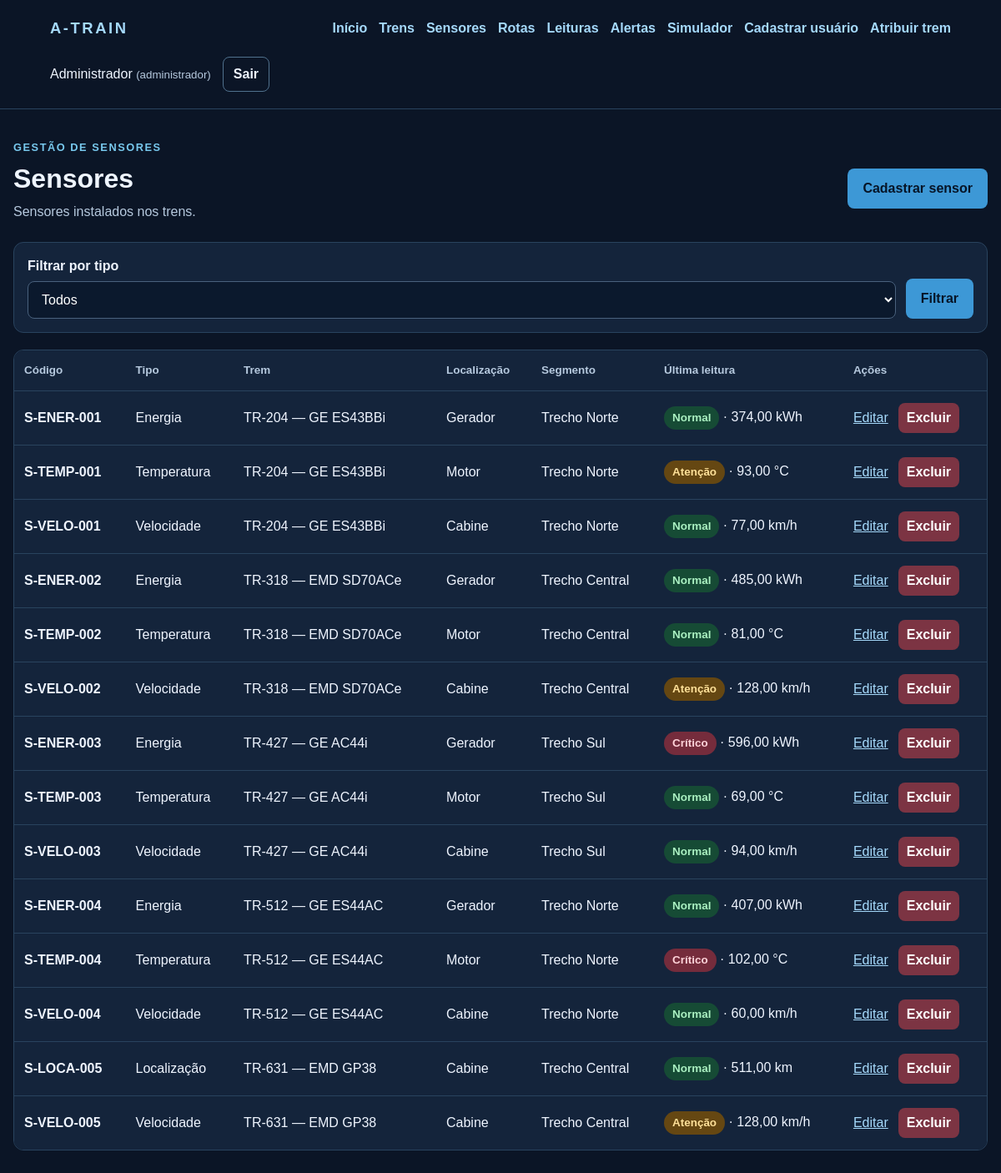
Screenshot of /sensores.php (signed in) with the database file from the repository.
### tables this page shows
CREATE TABLE sensores (
    id_sensor INT UNSIGNED NOT NULL AUTO_INCREMENT PRIMARY KEY,
    id_trem INT UNSIGNED NOT NULL,
    codigo VARCHAR(20) NOT NULL UNIQUE,
    tipo ENUM('temperatura', 'velocidade', 'energia', 'localizacao') NOT NULL,
    localizacao VARCHAR(80) NOT NULL,
    segmento VARCHAR(80) NOT NULL,
    INDEX idx_sensores_tipo (tipo),
    INDEX idx_sensores_trem_tipo (id_trem, tipo),
    CONSTRAINT chk_sensores_codigo CHECK (codigo REGEXP '^S-(TEMP|VELO|ENER|LOCA)-[0-9]{3}$'),
    CONSTRAINT fk_sensores_trens FOREIGN KEY (id_trem) REFERENCES trens (id_trem) ON DELETE RESTRICT
);

CREATE TABLE trens (
    id_trem INT UNSIGNED NOT NULL AUTO_INCREMENT PRIMARY KEY,
    prefixo VARCHAR(6) NOT NULL UNIQUE,
    modelo VARCHAR(120) NOT NULL,
    ano SMALLINT UNSIGNED NOT NULL,
    status ENUM('normal', 'atencao', 'critico') NOT NULL DEFAULT 'normal',
    capacidade_toneladas DECIMAL(8,2) NOT NULL,
    ultima_inspecao DATE NULL,
    CONSTRAINT chk_trens_ano CHECK (ano BETWEEN 1900 AND 2100),
    CONSTRAINT chk_trens_capacidade CHECK (capacidade_toneladas > 0)
);

### includes/permissao.php (called while the page is built, shortened)
<?php
function temPapel(array $papeisPermitidos): bool
{
    return in_array($_SESSION['papel'], $papeisPermitidos, true);
}

### includes/seguranca.php (called while the page is built, shortened)
<?php
function escapar(?string $valor): string
{
    return htmlspecialchars($valor ?? '', ENT_QUOTES | ENT_SUBSTITUTE, 'UTF-8');
}

### includes/sensores_dados.php (called while the page is built, shortened)
<?php
function tiposSensor(): array
{
    return ['temperatura'=>'Temperatura', 'velocidade'=>'Velocidade', 'energia'=>'Energia', 'localizacao'=>'Localização'];
}

### includes/limites.php (called while the page is built, shortened)
<?php
function limitesSensor(): array
{
    return [
        'temperatura' => ['limite' => 90.0, 'unidade' => '°C', 'faixa' => [45.0, 88.0]],
        'velocidade' => ['limite' => 120.0, 'unidade' => 'km/h', 'faixa' => [30.0, 115.0]],
        'energia' => ['limite' => 500.0, 'unidade' => 'kWh', 'faixa' => [100.0, 480.0]],
        'localizacao' => ['limite' => 1000.0, 'unidade' => 'km', 'faixa' => [0.0, 950.0]],
    ];
}
function classificarLeitura(string $tipo, float $valor): string
{
    $limites = limitesSensor();
    $limite = $limites[$tipo]['limite'];
    if ($valor <= $limite) { return 'normal'; }
    return $valor <= $limite * 1.10 ? 'atencao' : 'critico';
}

### sensores.php (the view, shortened to what this page needs)
<?php
require __DIR__ . '/includes/permissao.php';
require __DIR__ . '/includes/seguranca.php';
require __DIR__ . '/includes/sensores_dados.php';
require __DIR__ . '/includes/limites.php';
require __DIR__ . '/config/conexao.php';
$podeGerir = temPapel(['administrador', 'gestor']);
$sql = 'SELECT s.id_sensor, s.codigo, s.tipo, s.localizacao, s.segmento, t.prefixo, t.modelo, (SELECT l.valor FROM leituras l WHERE l.id_sensor=s.id_sensor ORDER BY l.data_hora DESC, l.id_leitura DESC LIMIT 1) AS ultimo_valor FROM sensores s INNER JOIN trens t ON t.id_trem=s.id_trem';
$sql .= ' ORDER BY t.prefixo, s.codigo';
$consulta = $conexao->prepare($sql);
$consulta->execute(); $sensores = $consulta->get_result()->fetch_all(MYSQLI_ASSOC); $consulta->close();
$ultimaLeitura = [];
foreach ($sensores as $sensor) { $ultimaLeitura[$sensor['id_sensor']] = $sensor['ultimo_valor'] === null ? null : classificarLeitura($sensor['tipo'], (float) $sensor['ultimo_valor']); }
$rotulos = ['normal'=>'Normal','atencao'=>'Atenção','critico'=>'Crítico'];
?>
<!doctype html><html lang="pt-BR"><head><meta charset="utf-8"><meta name="viewport" content="width=device-width, initial-scale=1"><title>Sensores | A-TRAIN</title><link rel="stylesheet" href="assets/css/estilo.css"></head><body>
<?php require __DIR__ . '/includes/cabecalho.php'; ?>
<main class="pagina"><div class="titulo-pagina"><div><p class="sobretitulo"><?= $podeGerir ? 'Gestão de sensores' : 'Consulta de sensores' ?></p><h1>Sensores</h1><p class="descricao"><?= $podeGerir ? 'Sensores instalados nos trens.' : 'Sensores do trem atribuído à sua conta.' ?></p></div><?php if ($podeGerir): ?><a class="botao-link" href="sensores_form.php">Cadastrar sensor</a><?php endif; ?></div>
<form class="filtros" method="get"><div><label for="tipo">Filtrar por tipo</label><select id="tipo" name="tipo"><option value="">Todos</option></select></div><button type="submit">Filtrar</button></form>
<?php if (!$sensores): ?><p class="cartao vazio">Nenhum sensor encontrado para esta consulta.</p><?php else: ?><div class="lista"><table><thead><tr><th>Código</th><th>Tipo</th><th>Trem</th><th>Localização</th><th>Segmento</th><th>Última leitura</th><?php if ($podeGerir): ?><th>Ações</th><?php endif; ?></tr></thead><tbody>
<?php foreach ($sensores as $sensor): ?><tr><td data-label="Código"><strong><?= escapar($sensor['codigo']) ?></strong></td><td data-label="Tipo"><?= escapar(tiposSensor()[$sensor['tipo']] ?? $sensor['tipo']) ?></td><td data-label="Trem"><?= escapar($sensor['prefixo'] . ' — ' . $sensor['modelo']) ?></td><td data-label="Localização"><?= escapar($sensor['localizacao']) ?></td><td data-label="Segmento"><?= escapar($sensor['segmento']) ?></td><td data-label="Última leitura"><?php $estado = $ultimaLeitura[$sensor['id_sensor']]; if ($estado === null): ?>Sem leitura<?php else: ?><span class="estado estado-<?= escapar($estado) ?>"><?= $rotulos[$estado] ?></span> · <?= escapar(number_format((float) $sensor['ultimo_valor'], 2, ',', '.')) ?> <?= escapar(limitesSensor()[$sensor['tipo']]['unidade']) ?><?php endif; ?></td><?php if ($podeGerir): ?><td data-label="Ações" class="acoes-tabela"><a href="sensores_form.php?id=<?= (int) $sensor['id_sensor'] ?>">Editar</a><form method="post" onsubmit="return confirm('Confirma a exclusão deste sensor?');"><input type="hidden" name="csrf" value="<?= escapar(tokenCsrf()) ?>"><input type="hidden" name="excluir_id" value="<?= (int) $sensor['id_sensor'] ?>"><button type="submit" class="perigo">Excluir</button></form></td><?php endif; ?></tr><?php endforeach; ?></tbody></table></div><?php endif; ?></main></body></html>

### assets/css/estilo.css (style rules this page uses)
* { box-sizing: border-box; }
body { margin: 0; min-height: 100vh; background: #0b1526; color: #eff5ff; font: 16px/1.5 Arial, sans-serif; }
h1 { margin: 20px 0 4px; font-size: clamp(1.6rem, 4vw, 2rem); }
.descricao { color: #b6c9de; margin: 0 0 28px; }
form { display: grid; gap: 9px; }
label { margin-top: 12px; font-weight: 600; }
input, select { width: 100%; background: #0b192d; color: #fff; border: 1px solid #49617d; border-radius: 8px; padding: 12px; font: inherit; }
button, .botao-link { display: inline-block; margin-top: 20px; background: #3d98d6; color: #071527; border: 0; border-radius: 8px; padding: 12px 18px; font: inherit; font-weight: 700; text-align: center; text-decoration: none; cursor: pointer; }
.pagina { width: min(100% - 32px, 1200px); margin: 36px auto 72px; }
.titulo-pagina { display: flex; justify-content: space-between; align-items: center; flex-wrap: wrap; gap: 18px; margin-bottom: 24px; }
.titulo-pagina h1 { margin: 4px 0; }
.titulo-pagina a:not(.botao-link), .acoes a, .acoes-tabela a { color: #a5d9fb; }
.sobretitulo { margin: 0; color: #78c9ee; font-size: .8rem; text-transform: uppercase; letter-spacing: .12em; font-weight: 700; }
.titulo-pagina .descricao { margin: 4px 0 0; }
.filtros { display: flex; flex-wrap: wrap; align-items: end; gap: 12px; margin-bottom: 20px; padding: 16px; border: 1px solid #29435e; border-radius: 12px; background: #14243b; }
.filtros > div { flex: 1 1 190px; }
.filtros label { display: block; margin: 0 0 6px; }
.filtros button { margin: 0; }
.lista { overflow-x: auto; border: 1px solid #29435e; border-radius: 12px; }
table { width: 100%; border-collapse: collapse; background: #14243b; }
th, td { padding: 14px 12px; text-align: left; border-bottom: 1px solid #29435e; vertical-align: middle; }
th { color: #b6c9de; font-size: .84rem; white-space: nowrap; }
tr:last-child td { border-bottom: 0; }
.acoes-tabela { white-space: nowrap; }
.acoes-tabela form { display: inline; margin-left: 12px; }
.acoes-tabela button { margin: 0; padding: 6px 10px; }
.perigo { background: #7c3443; color: #fff; }
.estado { display: inline-block; padding: 4px 10px; border-radius: 100px; font-size: .84rem; font-weight: 700; }
.estado-normal { color: #abf1c2; background: #164b35; }
.estado-atencao { color: #ffe199; background: #654712; }
.estado-critico { color: #ffd3d9; background: #752c3c; }

### rows the page displays
sensores: codigo "S-ENER-001", tipo "Energia", id_trem.modelo "TR-204 — GE ES43BBi", localizacao "Gerador", segmento "Trecho Norte", id_sensor "Normal", ultimo_valor "374,00", tipo "kWh"
sensores: codigo "S-TEMP-001", tipo "Temperatura", id_trem.modelo "TR-204 — GE ES43BBi", localizacao "Motor", segmento "Trecho Norte", id_sensor "Atenção", ultimo_valor "93,00", tipo "°C"
sensores: codigo "S-VELO-001", tipo "Velocidade", id_trem.modelo "TR-204 — GE ES43BBi", localizacao "Cabine", segmento "Trecho Norte", id_sensor "Normal", ultimo_valor "77,00", tipo "km/h"
sensores: codigo "S-ENER-002", tipo "Energia", id_trem.modelo "TR-318 — EMD SD70ACe", localizacao "Gerador", segmento "Trecho Central", id_sensor "Normal", ultimo_valor "485,00", tipo "kWh"
sensores: codigo "S-TEMP-002", tipo "Temperatura", id_trem.modelo "TR-318 — EMD SD70ACe", localizacao "Motor", segmento "Trecho Central", id_sensor "Normal", ultimo_valor "81,00", tipo "°C"
sensores: codigo "S-VELO-002", tipo "Velocidade", id_trem.modelo "TR-318 — EMD SD70ACe", localizacao "Cabine", segmento "Trecho Central", id_sensor "Atenção", ultimo_valor "128,00", tipo "km/h"
sensores: codigo "S-ENER-003", tipo "Energia", id_trem.modelo "TR-427 — GE AC44i", localizacao "Gerador", segmento "Trecho Sul", id_sensor "Crítico", ultimo_valor "596,00", tipo "kWh"
sensores: codigo "S-TEMP-003", tipo "Temperatura", id_trem.modelo "TR-427 — GE AC44i", localizacao "Motor", segmento "Trecho Sul", id_sensor "Normal", ultimo_valor "69,00", tipo "°C"
sensores: codigo "S-VELO-003", tipo "Velocidade", id_trem.modelo "TR-427 — GE AC44i", localizacao "Cabine", segmento "Trecho Sul", id_sensor "Normal", ultimo_valor "94,00", tipo "km/h"
sensores: codigo "S-ENER-004", tipo "Energia", id_trem.modelo "TR-512 — GE ES44AC", localizacao "Gerador", segmento "Trecho Norte", id_sensor "Normal", ultimo_valor "407,00", tipo "kWh"
sensores: codigo "S-TEMP-004", tipo "Temperatura", id_trem.modelo "TR-512 — GE ES44AC", localizacao "Motor", segmento "Trecho Norte", id_sensor "Crítico", ultimo_valor "102,00", tipo "°C"
sensores: codigo "S-VELO-004", tipo "Velocidade", id_trem.modelo "TR-512 — GE ES44AC", localizacao "Cabine", segmento "Trecho Norte", id_sensor "Normal", ultimo_valor "60,00", tipo "km/h"
sensores: codigo "S-LOCA-005", tipo "Localização", id_trem.modelo "TR-631 — EMD GP38", localizacao "Cabine", segmento "Trecho Central", id_sensor "Normal", ultimo_valor "511,00", tipo "km"
sensores: codigo "S-VELO-005", tipo "Velocidade", id_trem.modelo "TR-631 — EMD GP38", localizacao "Cabine", segmento "Trecho Central", id_sensor "Atenção", ultimo_valor "128,00", tipo "km/h"

### other values shown
escapar($_SESSION['nome'] ?? $_SESSION['login']) "Administrador"
escapar($_SESSION['papel']) "administrador"
